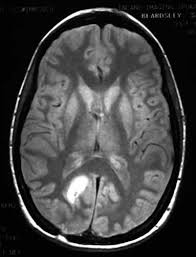
%> input picture Implementation  of Morphological and Filters/mr2.jpg, 196 x 257 px
$ octave udilation.m   (GNU Octave 9; MATLAB toolbox functions it lacks are replaced by stand-ins)
%> lines starting %> are read from the running program, lines starting %| are printed output that depends on the picture; in (x1, y1, x2, y2) boxes, pixels count from 0 and x2, y2 are one past the last pixel; in counts of white or black regions, pixels touching at a corner belong together; the program's own positions count from 1
A=imread('mr2.jpg');
%> A is the input picture: size 257x196x3 uint8; min 0, max 255, mean 66.4

A=im2bw(A);
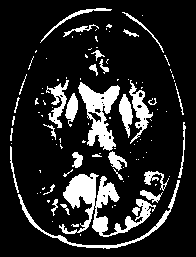
%> A: size 257x196 logical; 15.4% white; 106 white regions (74 under 20 px), largest, box (x1, y1, x2, y2) and area: (59, 173, 156, 237) 2098, (78, 82, 120, 151) 1317, (18, 180, 180, 249) 698
figure,imshow(A);
%Structuring element
B2=[1 1 0 0 0 1 1 1 1 0 0];
m=floor(size(B2,1)/2);
n=floor(size(B2,2)/2);
%Pad array on all the sides
C=padarray(A,[m n]);
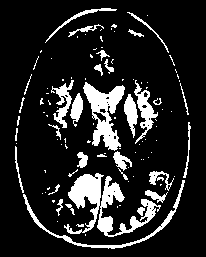
%> C: size 257x206 logical; 14.6% white; 106 white regions (74 under 20 px), largest, box (x1, y1, x2, y2) and area: (64, 173, 161, 237) 2098, (83, 82, 125, 151) 1317, (23, 180, 185, 249) 698
D=false(size(A));
for i=1:size(C,1)-(2*m)
    for j=1:size(C,2)-(2*n)
        Temp=C(i:i+(2*m),j:j+(2*n));
        D(i,j)=max(max(Temp&B2));
    end
end
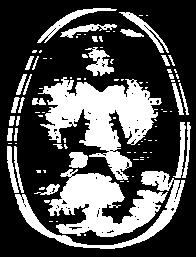
%> D: size 257x196 logical; 31.8% white; 98 white regions (65 under 20 px), largest, box (x1, y1, x2, y2) and area: (38, 77, 162, 180) 5686, (48, 169, 168, 237) 4059, (15, 171, 185, 249) 2046

figure,imshow(D);

clear all

$ run again, with Implementation  of Morphological and Filters/im.jpg copied over Implementation  of Morphological and Filters/mr2.jpg
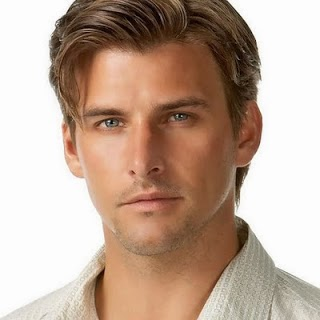
%> input picture Implementation  of Morphological and Filters/im.jpg, 320 x 320 px
%> A is the input picture: size 320x320x3 uint8; mean R, G, B 191.7, 168, 152.3
%> `A=im2bw(A);`:
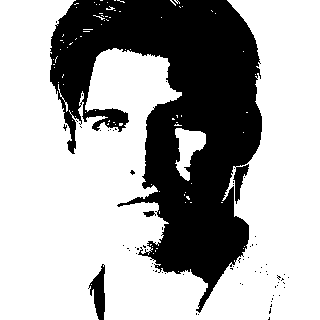
%> A: size 320x320 logical; 67.3% white; 71 black regions (68 under 20 px), largest, box (x1, y1, x2, y2) and area: (50, 0, 262, 313) 32757, (88, 264, 105, 320) 513, (143, 211, 156, 217) 50
%> C: size 320x330 logical; 65.3% white; 73 black regions (68 under 20 px), largest, box (x1, y1, x2, y2) and area: (55, 0, 267, 313) 32757, (0, 0, 5, 320) 1600, (325, 0, 330, 320) 1600, (93, 264, 110, 320) 513, (148, 211, 161, 217) 50
%> after the loop `for i=1:size(C,1)-(2*m)`:
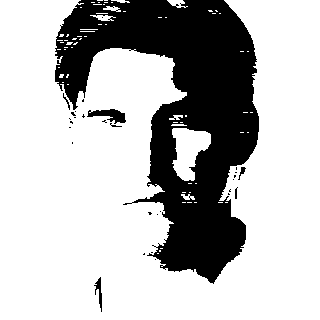
%> D: size 320x320 logical; 72.9% white; 30 black regions (24 under 20 px), largest, box (x1, y1, x2, y2) and area: (55, 0, 259, 284) 27146, (87, 109, 126, 124) 301, (94, 277, 102, 312) 110, (238, 167, 246, 180) 37, (63, 93, 70, 110) 28, (235, 187, 238, 199) 22
